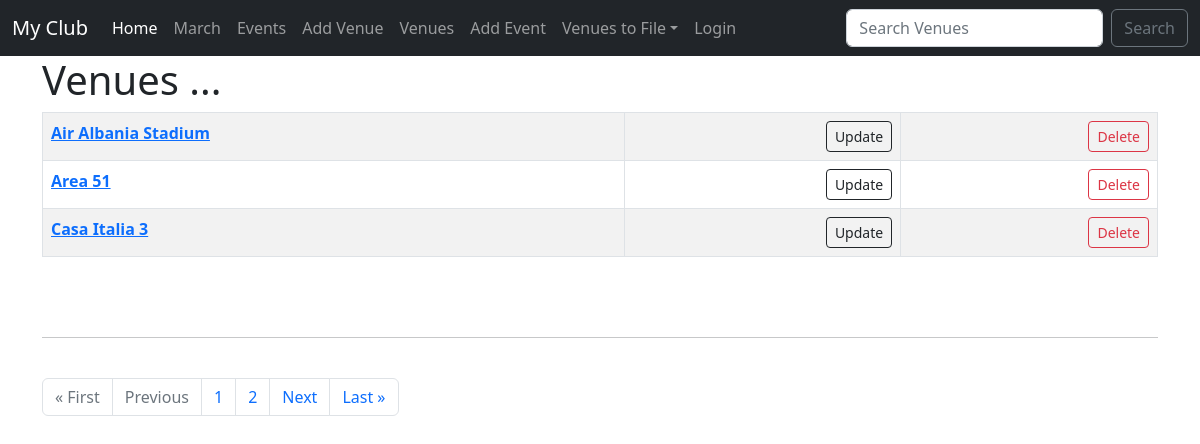
/venues, run on the app's committed database.
### events/models.py (models this page shows, shortened)
class Venue(models.Model):
    name = models.CharField('Venue Name', max_length=120)
    address = models.CharField('Address', max_length=120)
    zip_code = models.CharField('Zip Code', max_length=10)
    phone = models.CharField('Contact Phone', max_length=120, blank=True)
    web = models.URLField('Website Address', blank=True)
    email_address = models.EmailField('Email Address', blank=True)

### events/views.py (the view)
# urls.py: path('venues', views.venues, name="venues"),
def venues(request):
    venue_list = Venue.objects.all().order_by('name')
    p = Paginator(venue_list, 3)
    page = request.GET.get('page')
    venues = p.get_page(page)
    return render(request, 'events/venue.html', {
        'venue_list' : venue_list,
        'venues': venues,
    })

### events/templates/events/venue.html
{% extends 'events/base.html' %}
{% block content %}
<h1>Venues ...</h1>
    <table class="table table-bordered table-striped table-hover">
            {% for venue in venues %}
                <tr>
                    <td>
                        <a href="/show_venue/{{ venue.pk }}"><strong>{{ venue.name }}</strong></a>
                    </td>
                    <td align="right">
                        <a href="{% url 'update-venue' venue.id %}"><button type="button" class="btn btn-outline-dark btn-sm">Update</button></a>
                    </td>
                    <td align="right">
                        <a href="{% url 'delete-venue' venue.id %}"><button type="button" class="btn btn-outline-danger btn-sm">Delete</button></a>
                    </td>
                </tr>
            {% endfor %}
    </table>
<br/><br/>
<hr><br/>
    <nav aria-label="...">
      <ul class="pagination">
        {% if venues.has_previous %}
            <li class="page-item"><a class="page-link" href="?page=1" >&laquo First</a></li>
            <li class="page-item"><a class="page-link" href="?page={{ venues.previous_page_number }}">Previous</a></li>
        {% elif not venues.has_previous %}
            <li class="page-item disabled"><a class="page-link" href="?page={{ venues.paginator.num_pages }}">&laquo First</a></li>
            <li class="page-item disabled"><a class="page-link" href="#">Previous</a></li>
        {% endif %}
        {% for page in venues.paginator.page_range %}
            <li class="page-item"><a class="page-link" href="?page={{ page }}">{{ page }}</a></li>
        {% endfor %}
        {% if venues.has_next %}
            <li class="page-item"><a class="page-link" href="?page={{ venues.next_page_number }}">Next</a></li>
            <li class="page-item"><a class="page-link" href="?page={{ venues.paginator.num_pages }}">Last &raquo</a></li>
        {% elif not venues.has_next %}
            <li class="page-item disabled"><a class="page-link" href="#">Next</a></li>
            <li class="page-item disabled"><a class="page-link" href="?page={{ venues.paginator.num_pages }}">Last &raquo</a></li>
        {% endif %}
      </ul>
    </nav>
    <br/>
{% endblock %}

### data on the page
Venue: name "Air Albania Stadium"
Venue: name "Area 51"
Venue: name "Casa Italia 3"

### other printed values
{{ page }} "1" "2"
